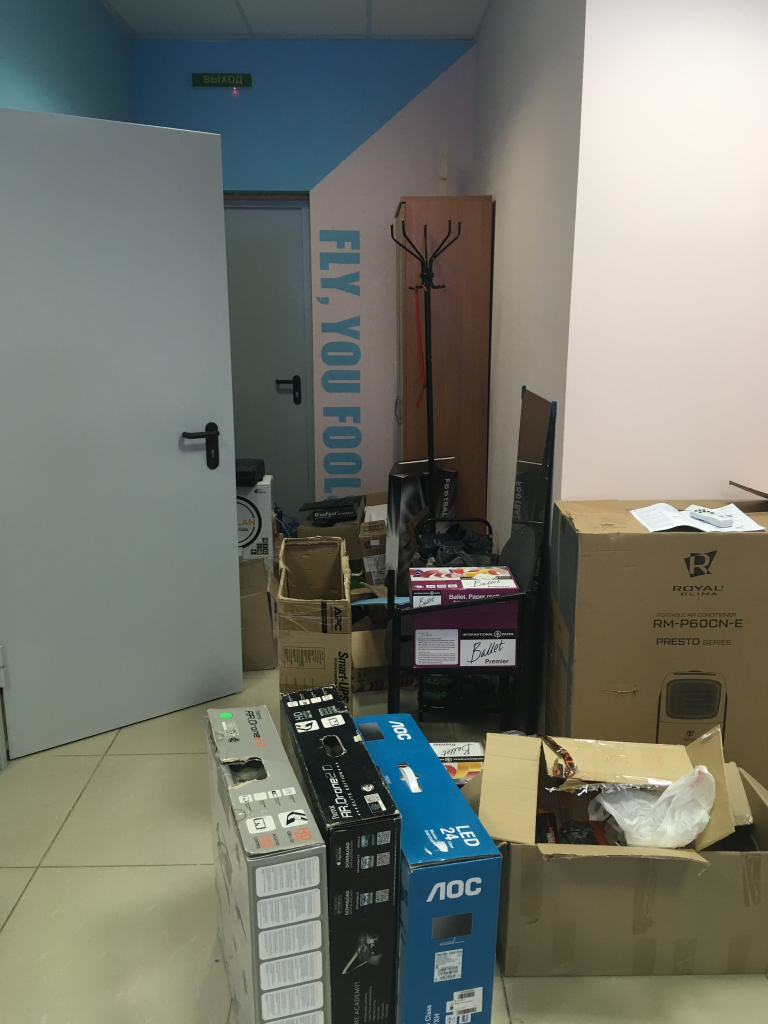
#> input picture sample_images/sharp/0_IPHONE-SE_S.JPG, 1536 x 2048 px (shown at 1/2 size)
$ python detectBlur.py
#> lines starting #> are read from the running program, lines starting #| are printed output that depends on the picture
#> the answer given: sample_images/sharp/0_IPHONE-SE_S.JPG
import cv2
import json
import numpy as np
import tensorflow as tf
import tkinter as tk
from tkinter import filedialog
from skimage.filters import sobel
from tensorflow.keras.models import Sequential
from tensorflow.keras.layers import Flatten, Dense, Conv2D, Dropout, GlobalAveragePooling2D, MaxPooling2D


class DetectBlur():
    """An Image Blur Detection"""

    def __init__(self, method='cnn'):
        self.method = method
        if method == 'cnn':
            self.threshold = 0.5
        elif method == 'tenengrad':
            self.threshold = 0.00039

    def predict(self, image_path):

        # Load the image
#> called with image_path = 'sample_images/sharp/0_IPHONE-SE_S.JPG'
        image = cv2.imread(image_path)
#> image is the input picture: shape (2048, 1536, 3); mean B, G, R 108.5, 117.9, 115.6

        # Image Preprocessing
        image = self.preprocessing(image)

        # Predict the image. if pred < 0.5, the image is considered as blurry, vice versa
        if self.method == 'cnn':
            # load weight model
            model_path = 'model_weights/cnn_model.h5'
            model = self.build_model()
            model.load_weights(model_path)

            image = np.array([image])
            pred = model.predict(image)[0][0]

        elif self.method == 'tenengrad':
            pred = self.tenengrad(image)

        return pred < self.threshold


    def preprocessing(self, img):
        scale = 1/255

        # convert image from bgr to grayscale
        img = cv2.cvtColor(img, cv2.COLOR_BGR2GRAY)
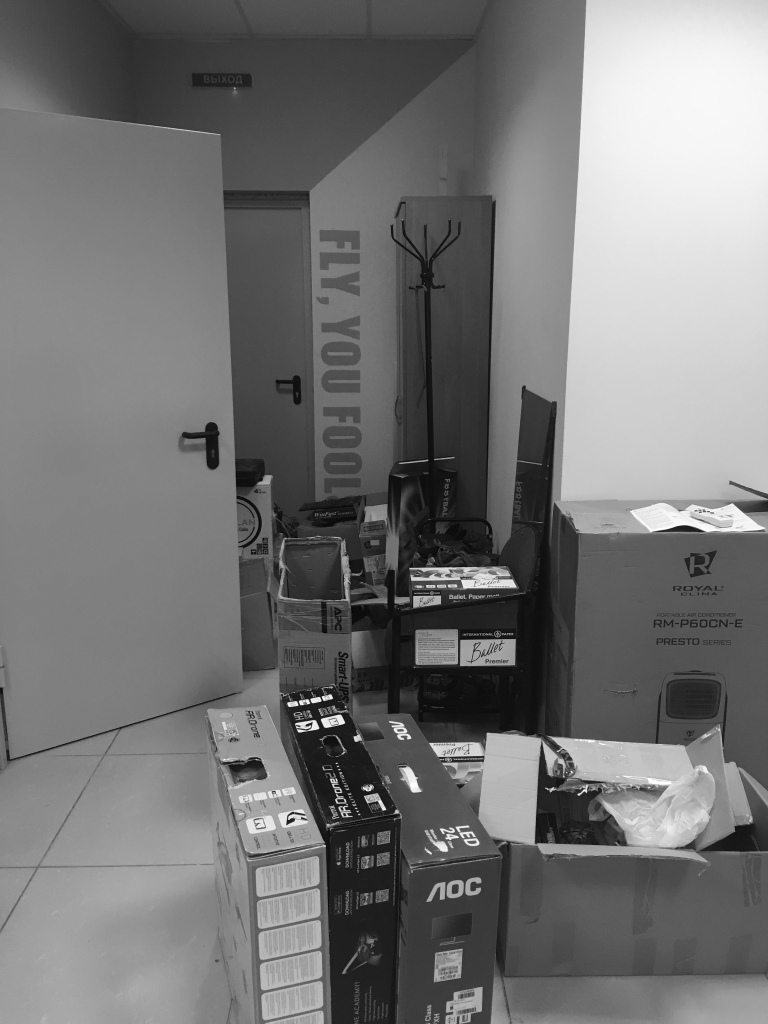
#> img: shape (2048, 1536) (shown at 1/2 size); min 0, max 255, mean 116.1

        # pixel value normalization
        img = img * scale

        if self.method == 'cnn':
            img = np.expand_dims(img, axis=2)
#> (the run stopped early here; a loop or call above may not have finished)

$ run again, on sample_images/sharp/11_XIAOMI-MI8-SE_S.jpg
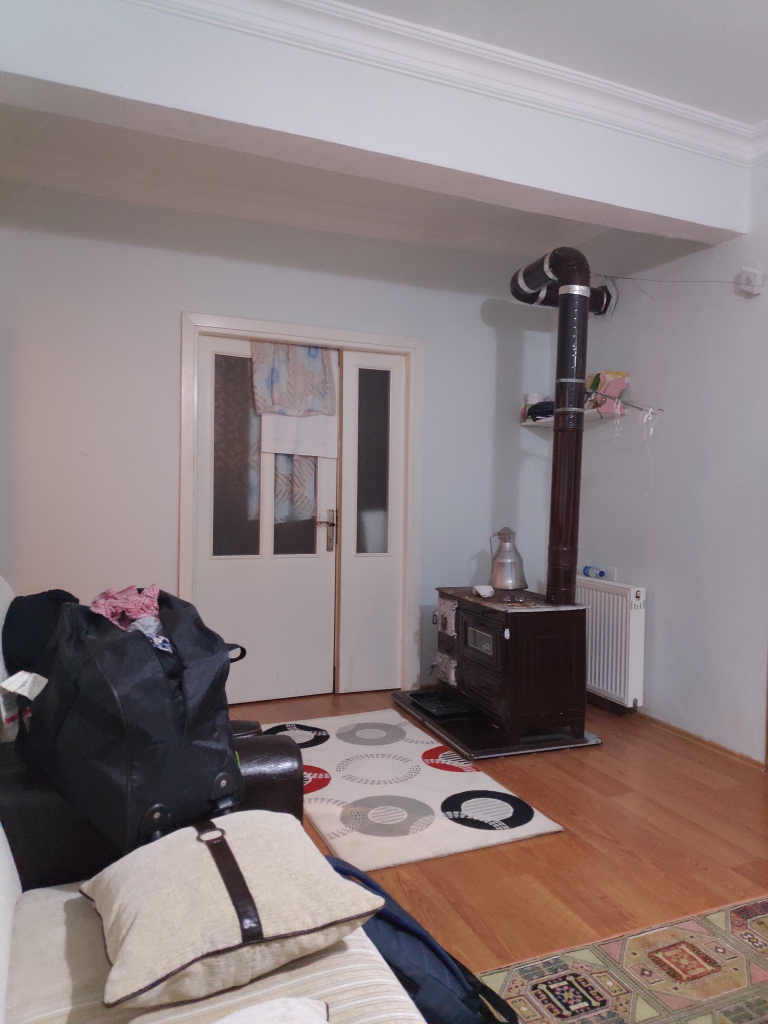
#> input picture sample_images/sharp/11_XIAOMI-MI8-SE_S.jpg, 1536 x 2048 px (shown at 1/2 size)
#> in predict, image is the input picture: shape (2048, 1536, 3); mean B, G, R 128.2, 127.3, 139.5
#> in preprocessing, `img = cv2.cvtColor(img, cv2.COLOR_BGR2GRAY)`:
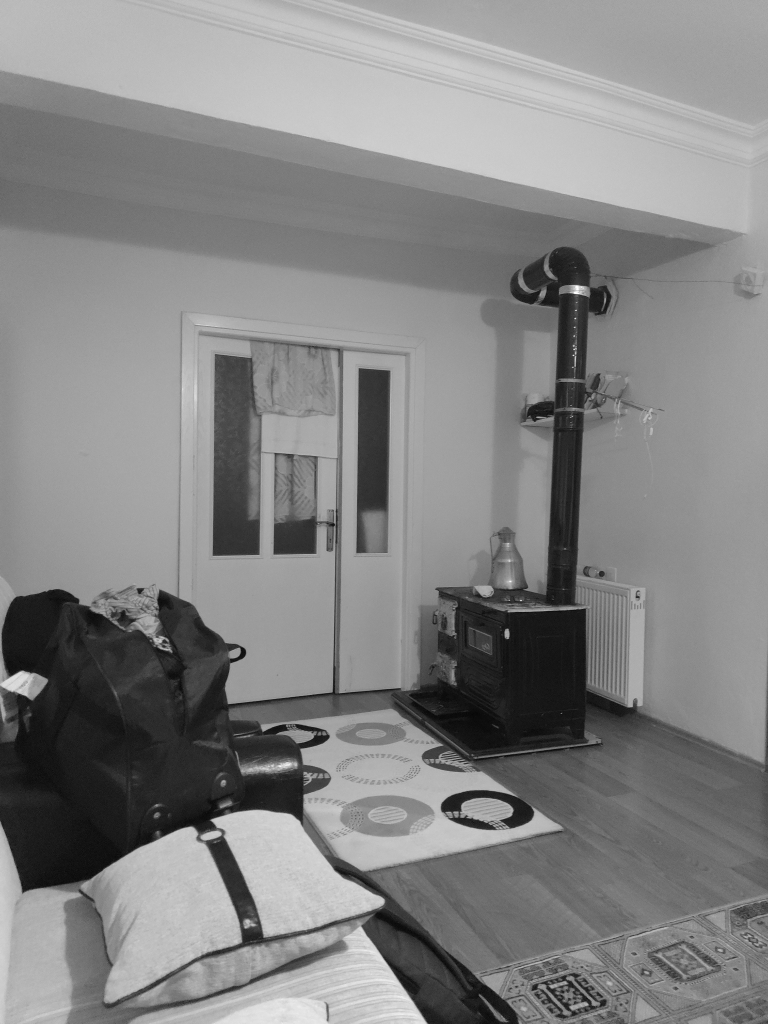
#> img: shape (2048, 1536) (shown at 1/2 size); min 1, max 255, mean 131.1

$ run again, on sample_images/sharp/49_HONOR-8X_S.jpg
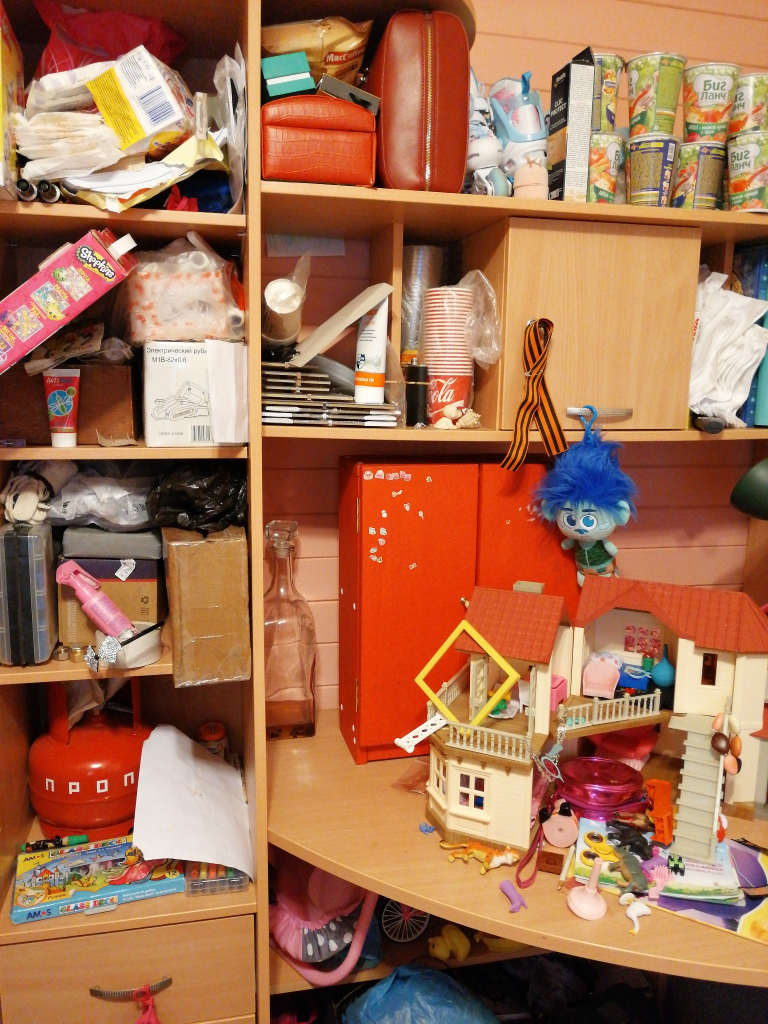
#> input picture sample_images/sharp/49_HONOR-8X_S.jpg, 1536 x 2048 px (shown at 1/2 size)
#> in predict, image is the input picture: shape (2048, 1536, 3); mean B, G, R 81.2, 111.3, 163.8
#> in preprocessing, `img = cv2.cvtColor(img, cv2.COLOR_BGR2GRAY)`:
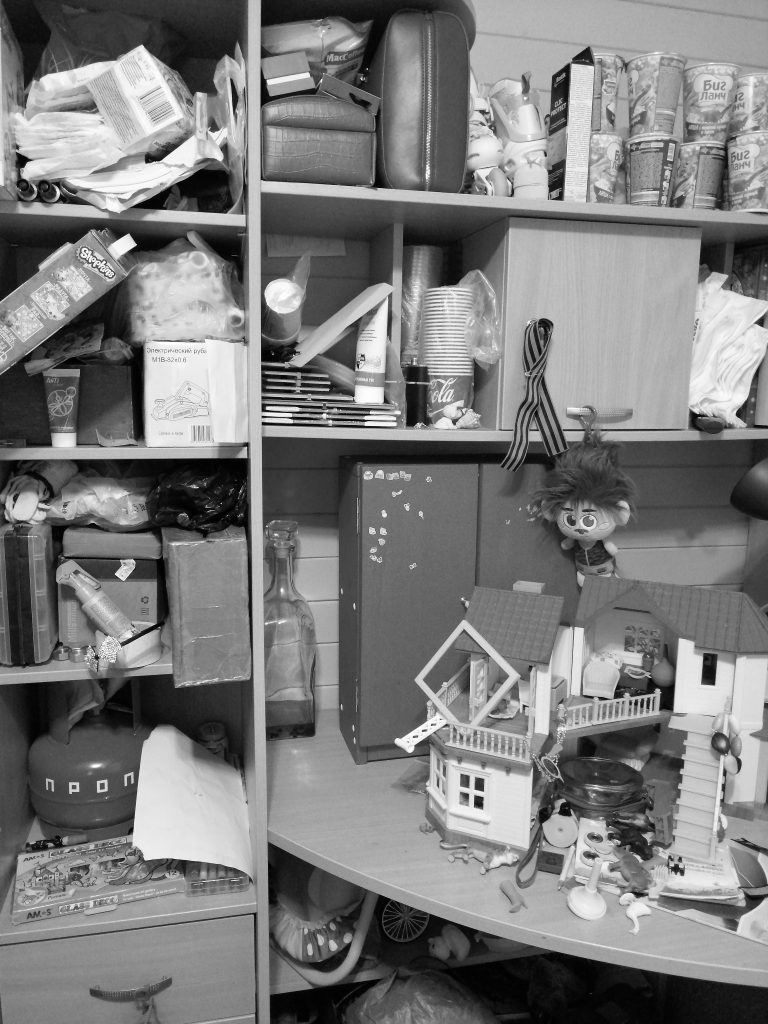
#> img: shape (2048, 1536) (shown at 1/2 size); min 0, max 255, mean 123.6
